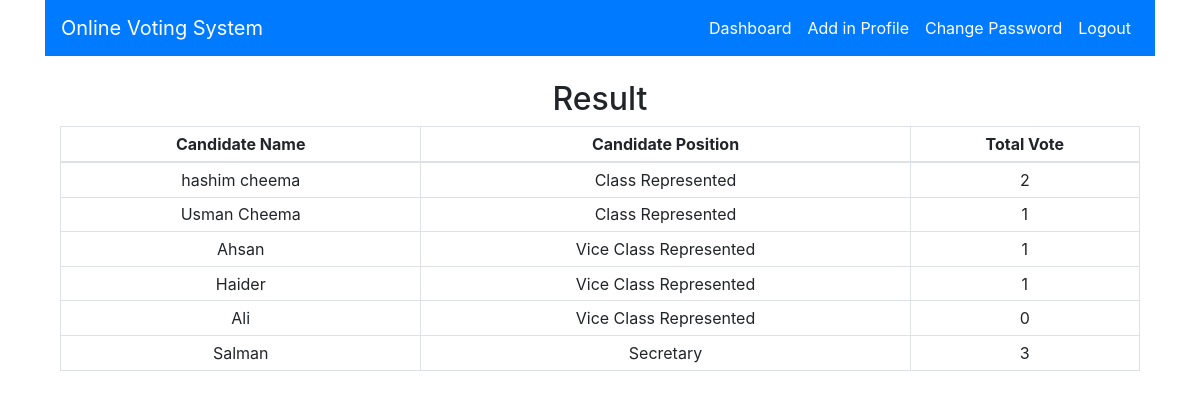
Page /result/ (signed in) on the committed database.
### poll/models.py (models this page shows, shortened)
class Candidate(models.Model):
    name = models.CharField(max_length=50)
    total_vote = models.IntegerField(default=0, editable=False)
    position = models.ForeignKey(Position, on_delete=models.CASCADE)
    image = models.ImageField(verbose_name="Candidate Pic", upload_to='images/')

class Position(models.Model):
    title = models.CharField(max_length=50, unique=True)
    def __str__(self):
        return self.title

### poll/views.py (the view)
# urls.py: path('result/', views.resultView, name='result'),
@login_required
def resultView(request):
    obj = Candidate.objects.all().order_by('position','-total_vote')
    return render(request, "poll/result.html", {'obj':obj})

### poll/templates/poll/result.html (shortened to what this page needs)
{% extends "poll/base.html" %}
{% block content %}
  <h2 class="text-center">Result</h2>
  <table class="table table-bordered table-sm text-center">
    <thead>
      <tr>
        <th>Candidate Name</th>
        <th>Candidate Position</th>
        <th>Total Vote</th>
      </tr>
    </thead>
    <tbody>
      {% for i in obj %}
        <tr>
          <td>{{ i.name }}</td>
          <td>{{ i.position }}</td>
          <td>{{ i.total_vote }}</td>
        </tr>
      {% endfor %}
    </tbody>
  </table>
{% endblock %}

### poll/templates/poll/base.html (shortened to what this page needs)
<!DOCTYPE html>
<html lang="en">
<head>
  <link rel="stylesheet" href="https://stackpath.bootstrapcdn.com/bootstrap/4.4.1/css/bootstrap.min.css">
</head>
<body class="container ">
  <nav class="navbar navbar-expand-lg navbar-dark bg-primary">
    <a class="navbar-brand" href="{% url 'home' %}">Online Voting System</a>
    <div class="collapse navbar-collapse" id="navbarNavAltMarkup" >
      <div class="navbar-nav ml-auto">
        {% if request.user.is_authenticated %}
          <a class="nav-item nav-link"  href="{% url 'dashboard' %}"style="color: White">Dashboard</a>
          <a class="nav-item nav-link" href="{% url 'editprofile' %}"style="color: White">Add in Profile</a>
          <a class="nav-item nav-link" href="{% url 'changepass' %}"style="color: White">Change Password</a>
          <a class="nav-item nav-link" href="{% url 'logout' %}"style="color: White">Logout</a>
        {% else %}
          <a class="nav-item nav-link" href="{% url 'login' %}">Login</a>
          <a class="nav-item nav-link" href="{% url 'registration' %}">Register</a>
        {% endif %}
      </div>
    </div>
  </nav>
  <br>
  <div class="container ">
    {% block content %}
    {% endblock %}
  </div>
</body>
</html>

### rows in the picture
Candidate: name "hashim cheema", position "Class Represented", total_vote "2"
Candidate: name "Usman Cheema", position "Class Represented", total_vote "1"
Candidate: name "Ahsan", position "Vice Class Represented", total_vote "1"
Candidate: name "Haider", position "Vice Class Represented", total_vote "1"
Candidate: name "Ali", position "Vice Class Represented", total_vote "0"
Candidate: name "Salman", position "Secretary", total_vote "3"
